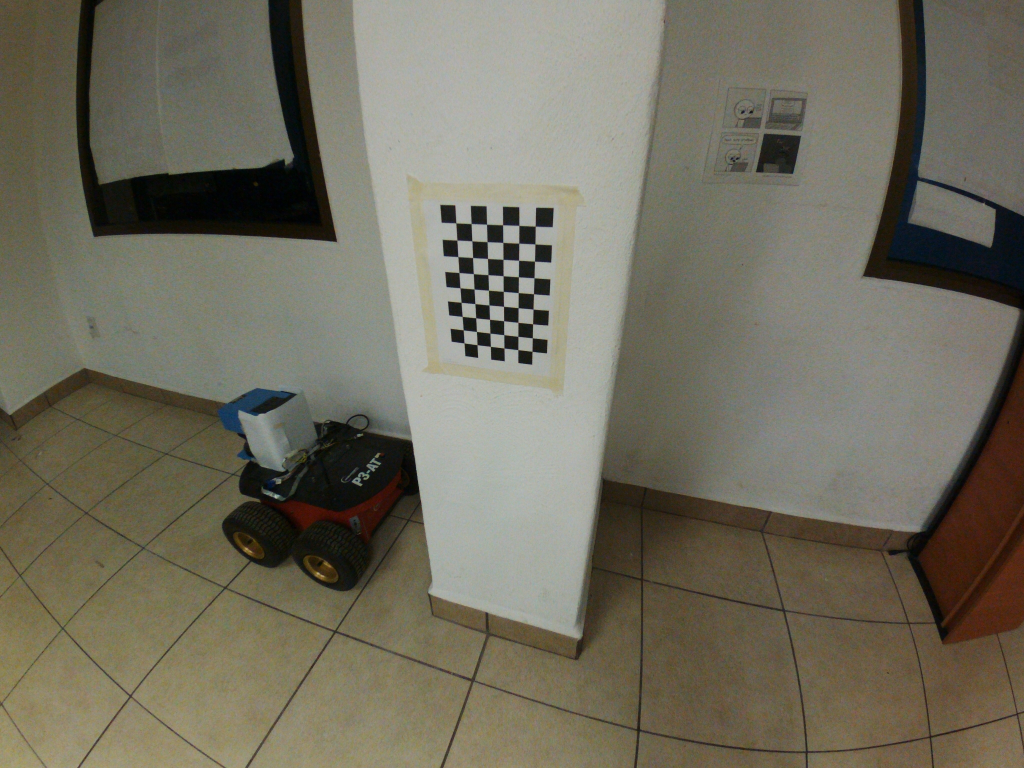
#> input picture Camera Calibrations/Sim Bebop2/Bebop_2_2023-04-18T124117-0600_.jpg, 4096 x 3072 px (shown at 1/4 size); its folder holds 5 pictures in this run
$ python calibration.py
#> lines starting #> are read from the running program, lines starting #| are printed output that depends on the picture
import numpy as np
import cv2
import glob
np.set_printoptions(suppress=True) # don't use scientific notation

# Defining the dimensions of checkerboard
CHECKERBOARD = (6, 9)
criteria = (cv2.TERM_CRITERIA_EPS + cv2.TERM_CRITERIA_MAX_ITER, 30, 0.001)

# Creating vector to store vectors of 3D points for each checkerboard image
objpoints = []
# Creating vector to store vectors of 2D points for each checkerboard image
imgpoints = []


# Defining the world coordinates for 3D points
objp = np.zeros((1, CHECKERBOARD[0] * CHECKERBOARD[1], 3), np.float32)
objp[0, :, :2] = np.mgrid[0:CHECKERBOARD[0],
                          0:CHECKERBOARD[1]].T.reshape(-1, 2)
prev_img_shape = None

# Extracting path of individual image stored in a given directory
images = glob.glob('*.jpg')
for fname in images:
    print(fname)
    img = cv2.imread(fname)
#> img is the input picture: shape (3072, 4096, 3); mean B, G, R 94.4, 109.4, 113.2
    gray = cv2.cvtColor(img, cv2.COLOR_BGR2GRAY)
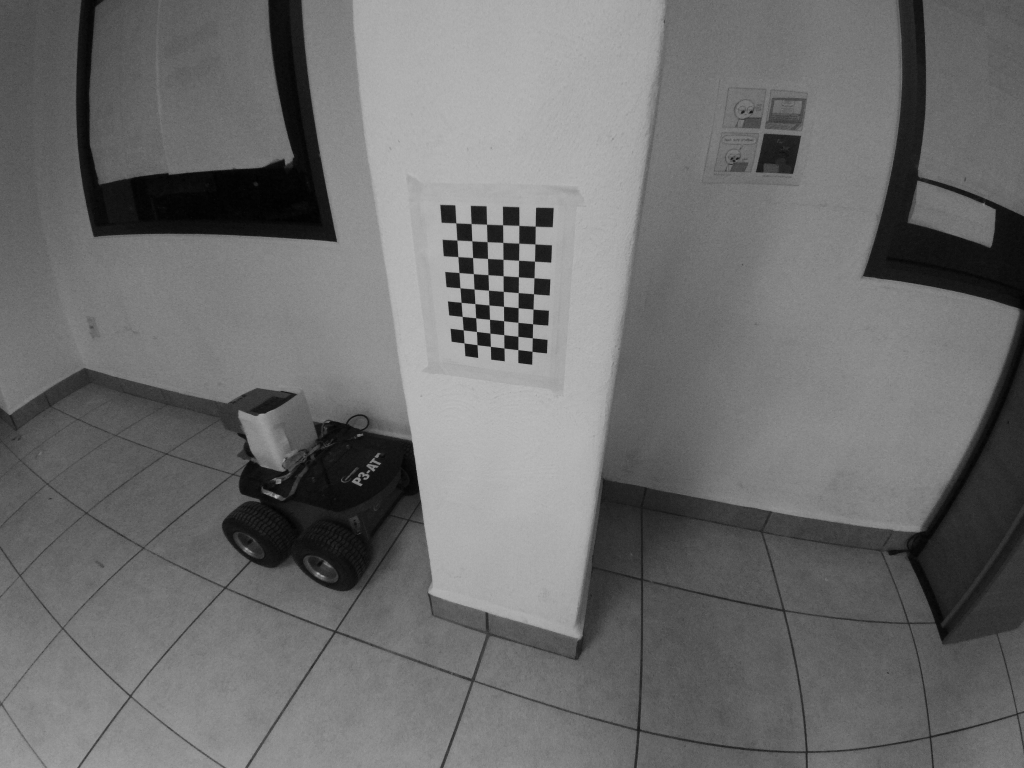
#> gray: shape (3072, 4096) (shown at 1/4 size); min 0, max 196, mean 108.8
    # Find the chess board corners
    # If desired number of corners are found in the image then ret = true
    ret, corners = cv2.findChessboardCorners(
        gray, CHECKERBOARD, cv2.CALIB_CB_ADAPTIVE_THRESH + cv2.CALIB_CB_FAST_CHECK + cv2.CALIB_CB_NORMALIZE_IMAGE)
#> ret = True; corners = 54 rows, first 8: [1825.3, 893.7], [1886.4, 895.8], [1947.1, 898.7], [2012, 900.6], [2077.3, 902.4], [2142, 906], [1829.4, 961.9], [1889.6, 965.1]

    """
    If desired number of corner are detected,
    we refine the pixel coordinates and display
    them on the images of checker board
    """
    if ret == True:
        objpoints.append(objp)
        # refining pixel coordinates for given 2d points.
        corners2 = cv2.cornerSubPix(gray, corners, (11, 11), (-1, -1), criteria)
#> corners2 = 54 rows, first 8: [1824.9, 893.3], [1886, 896.1], [1947.6, 898.3], [2012.1, 900.6], [2077.2, 903], [2142.3, 906.2], [1829.1, 961.8], [1889, 964.9]

        imgpoints.append(corners2)

        # Draw and display the corners
        img = cv2.drawChessboardCorners(img, CHECKERBOARD, corners2, ret)

    cv2.namedWindow('img', cv2.WINDOW_NORMAL)
    cv2.imshow('img', img)
    cv2.waitKey(1)
#> pass 2 of the loop `for fname in images:`:
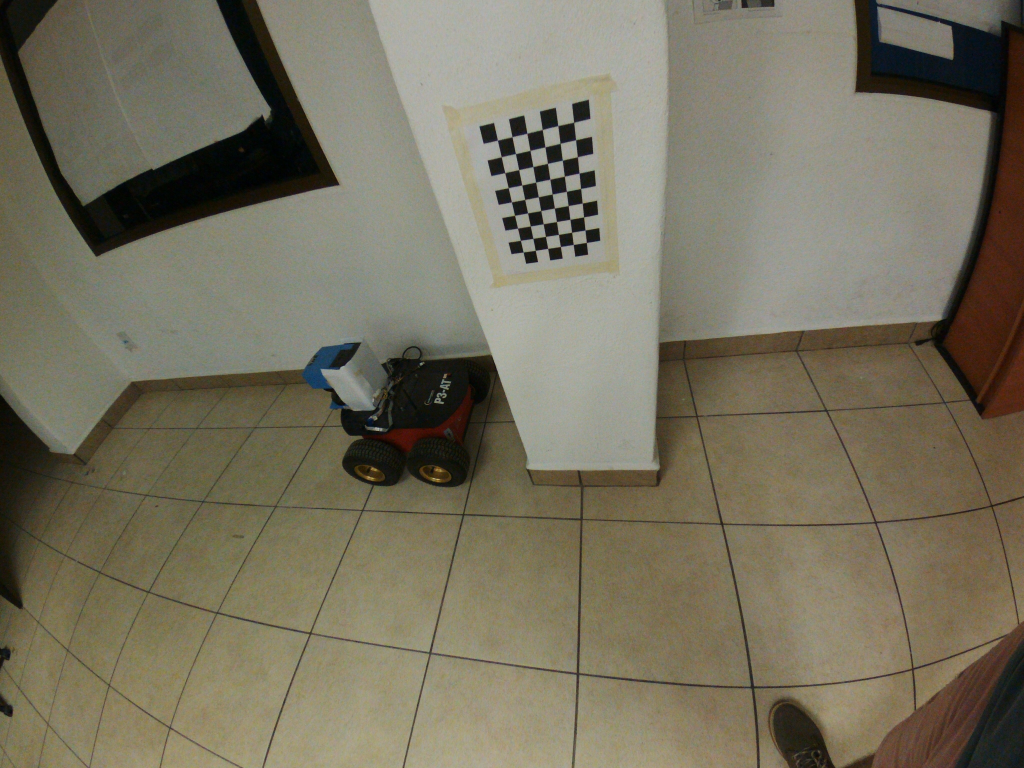
#> input picture Camera Calibrations/Sim Bebop2/Bebop_2_2023-04-18T124127-0600_.jpg, 4096 x 3072 px (shown at 1/4 size)
#> img is the input picture: shape (3072, 4096, 3); mean B, G, R 94.8, 113.3, 118.8
#> `gray = cv2.cvtColor(img, cv2.COLOR_BGR2GRAY)`:
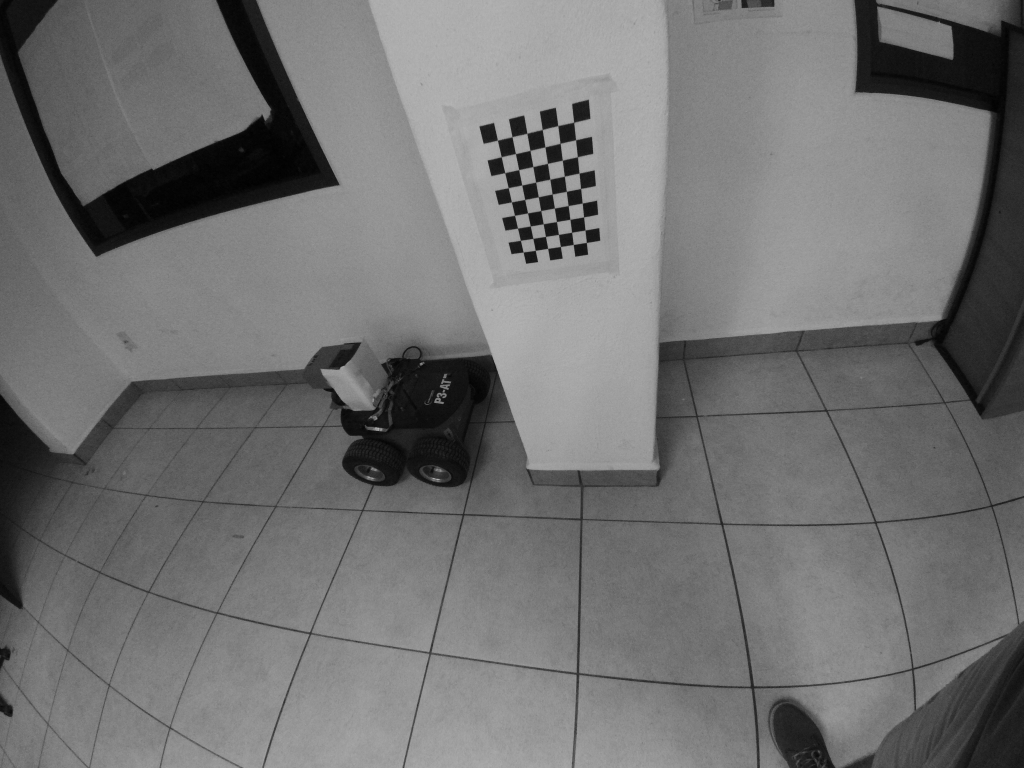
#> gray: shape (3072, 4096) (shown at 1/4 size); min 0, max 195, mean 112.8
#> corners = 54 rows, first 8: [1991.6, 562], [2049.9, 548.2], [2109, 535], [2170, 519.5], [2232.5, 503.3], [2295.8, 489.1], [2006.6, 629.4], [2063.5, 615.7]
#> corners2 = 54 rows, first 8: [1991.2, 562.1], [2049.6, 548.4], [2109.2, 534.6], [2170.3, 519.6], [2232.7, 504.1], [2296.3, 490.4], [2006.5, 628.8], [2063.4, 615.7]
#> pass 3 of the loop `for fname in images:`:
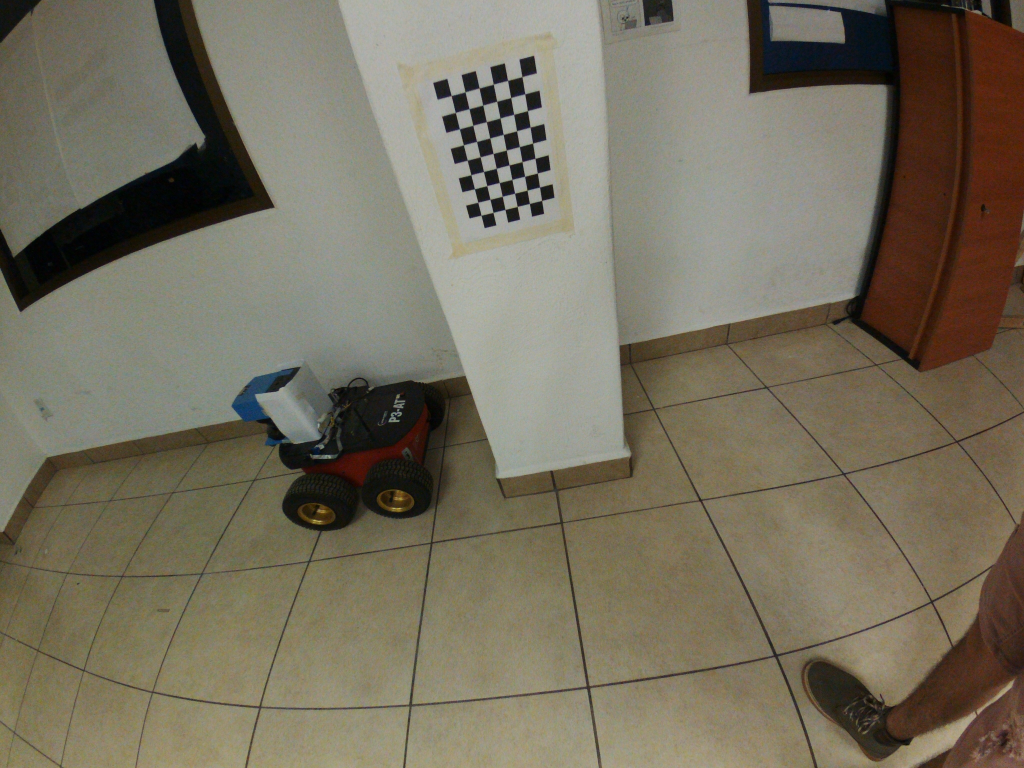
#> input picture Camera Calibrations/Sim Bebop2/Bebop_2_2023-04-18T124137-0600_.jpg, 4096 x 3072 px (shown at 1/4 size)
#> img is the input picture: shape (3072, 4096, 3); mean B, G, R 94.2, 111.4, 118.1
#> `gray = cv2.cvtColor(img, cv2.COLOR_BGR2GRAY)`:
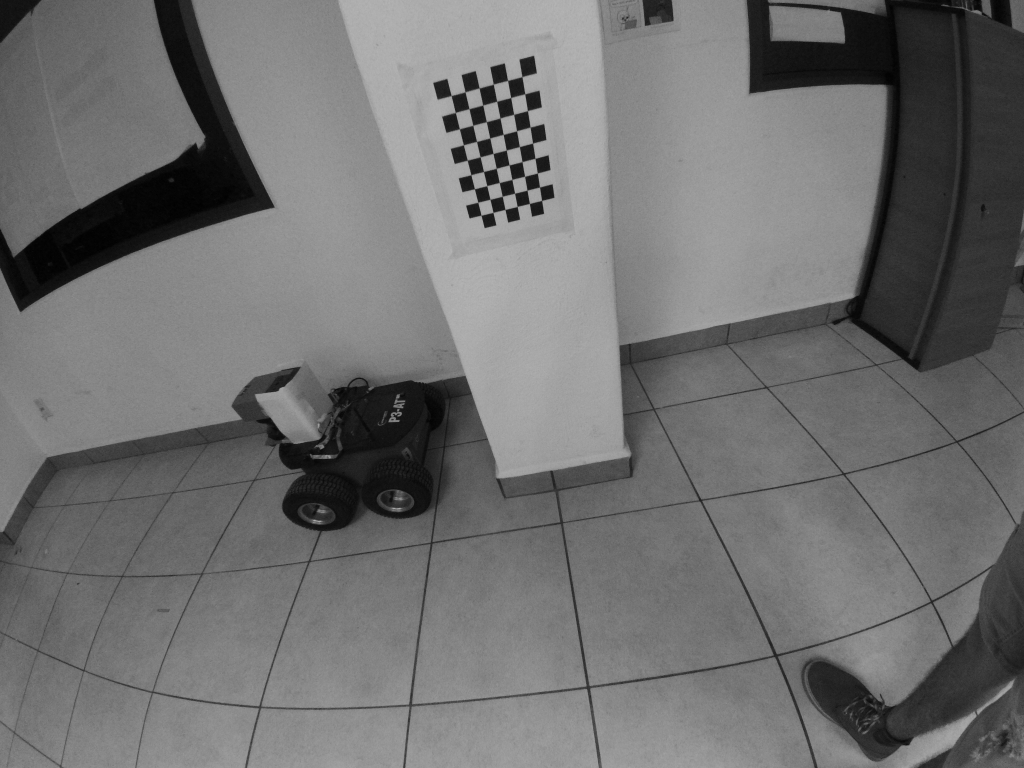
#> gray: shape (3072, 4096) (shown at 1/4 size); min 0, max 196, mean 111.5
#> corners = 54 rows, first 8: [1805.8, 383.8], [1861.3, 368.1], [1917.5, 352.7], [1974.9, 338.4], [2031.2, 322.4], [2089.5, 308.5], [1822.5, 451], [1877.4, 436.5]
#> corners2 = 54 rows, first 8: [1806, 383.8], [1861.5, 368.3], [1918.2, 353.4], [1974.6, 338.1], [2031.6, 322.9], [2089.3, 308.2], [1822.7, 451.5], [1877.6, 436.4]
#> the loop made 5 passes; the first 3 are shown

cv2.waitKey(0)
cv2.destroyAllWindows()

h, w = img.shape[:2]
#> h = 3072; w = 4096
print("height: ", h)
#| height:  3072
print("width: ", w)
#| width:  4096

"""
Performing camera calibration by
passing the value of known 3D points (objpoints)
and corresponding pixel coordinates of the
detected corners (imgpoints)
"""
ret, mtx, dist, rvecs, tvecs = cv2.calibrateCamera(objpoints, imgpoints, gray.shape[::-1], None, None)

print("Camera matrix : \n")
print(mtx)
print("dist : \n")
print(dist)
# [4 lines of commented-out code are left out]

np.savetxt('cameraMatrix.txt', mtx)
np.savetxt('distCoeffs.txt', dist)

# Try to undistort one of the images
img = cv2.imread('Bebop_2_2023-04-18T124117-0600_.jpg')
h, w = img.shape[:2]
newcameramtx, roi = cv2.getOptimalNewCameraMatrix(mtx, dist, (w, h), 1, (w, h))

# undistort
dst = cv2.undistort(img, mtx, dist, None, newcameramtx)
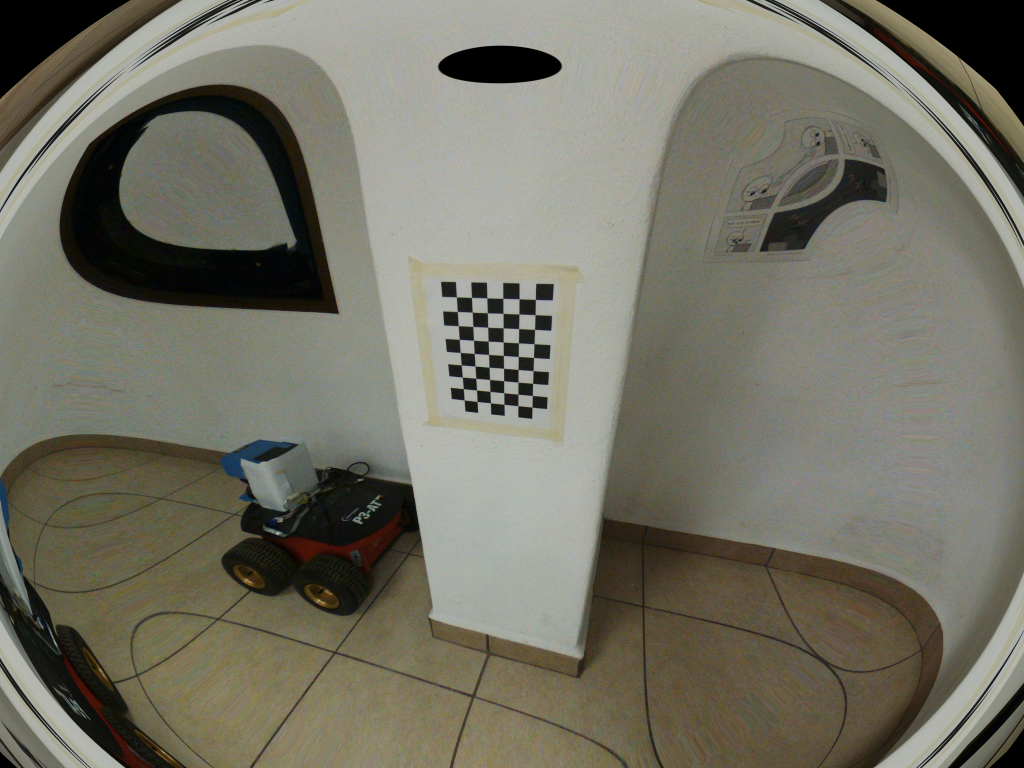
#> dst: shape (3072, 4096, 3) (shown at 1/4 size); mean B, G, R 101, 114, 115.7

# crop the image
x, y, w, h = roi
dst = dst[y:y+h, x:x+w]
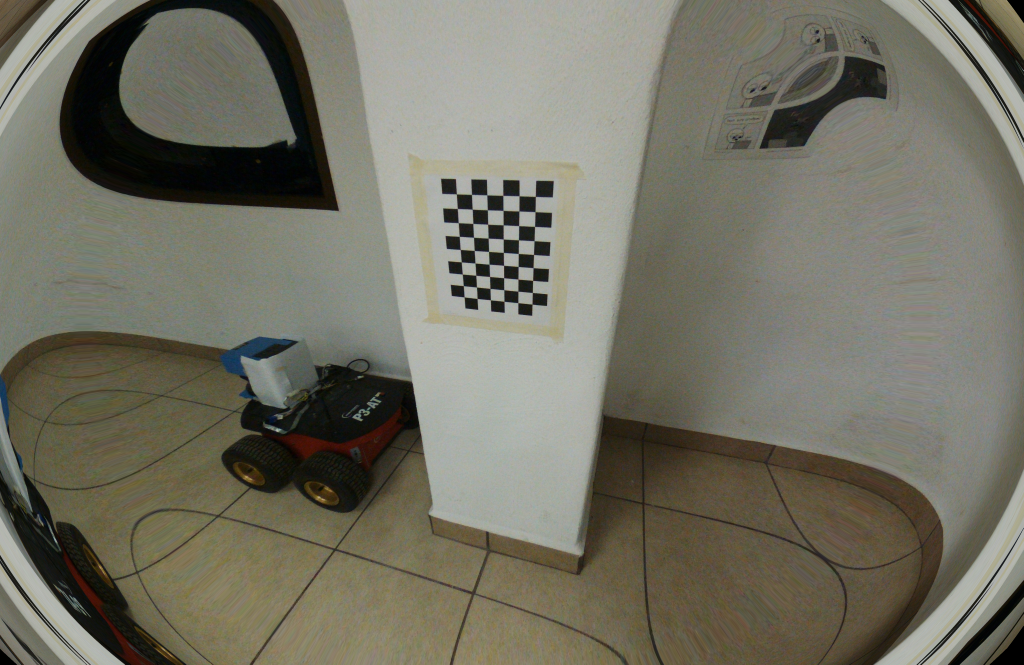
#> dst: shape (2659, 4095, 3) (shown at 1/4 size); mean B, G, R 99.2, 112.8, 114.6
cv2.imwrite('calibresult.png', dst)


# Reprojection error
mean_error = 0
for i in range(len(objpoints)):
    imgpoints2, _ = cv2.projectPoints(objpoints[i], rvecs[i], tvecs[i], mtx, dist)
    error = cv2.norm(imgpoints[i], imgpoints2, cv2.NORM_L2) / len(imgpoints2)
    mean_error += error

print("total error: ", mean_error / len(objpoints))
